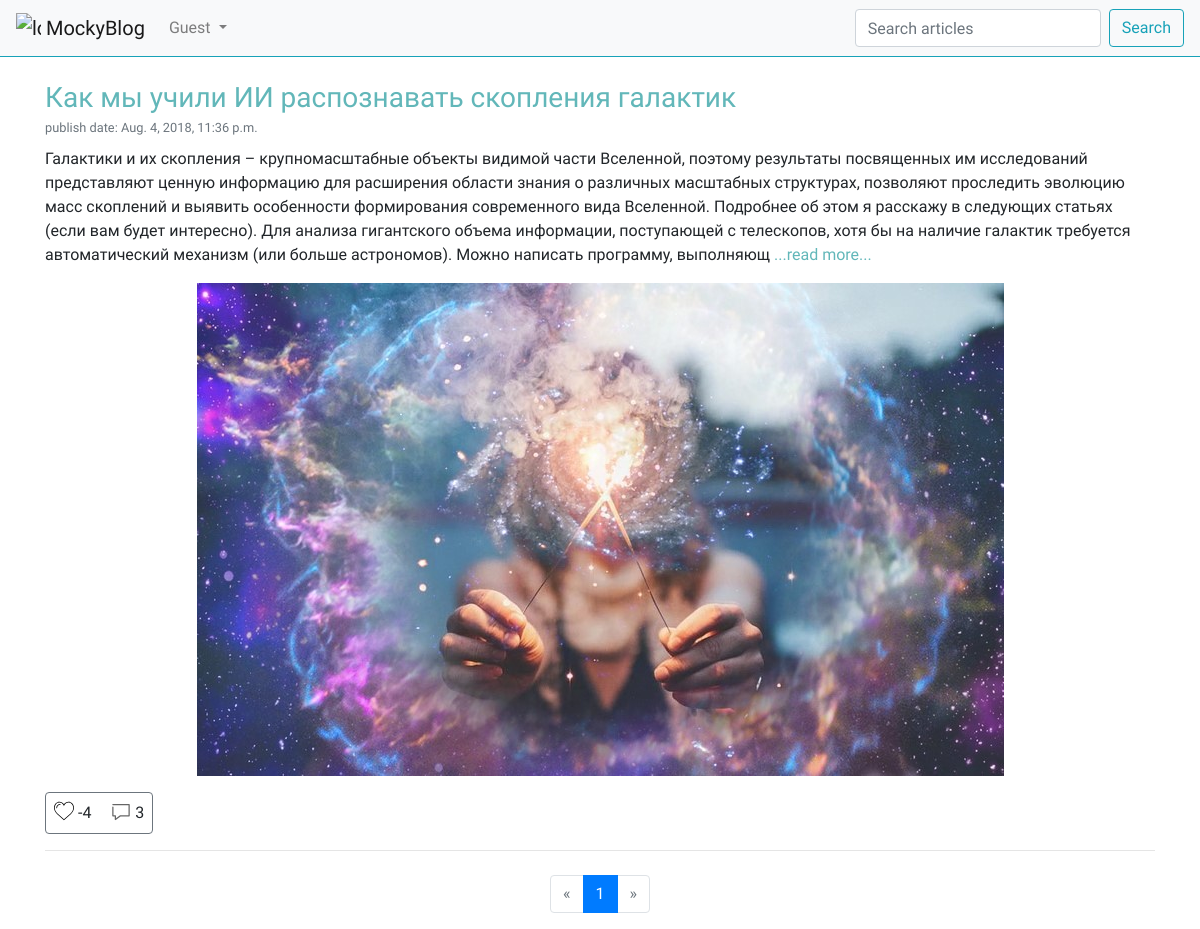
Before: / with the older database file.
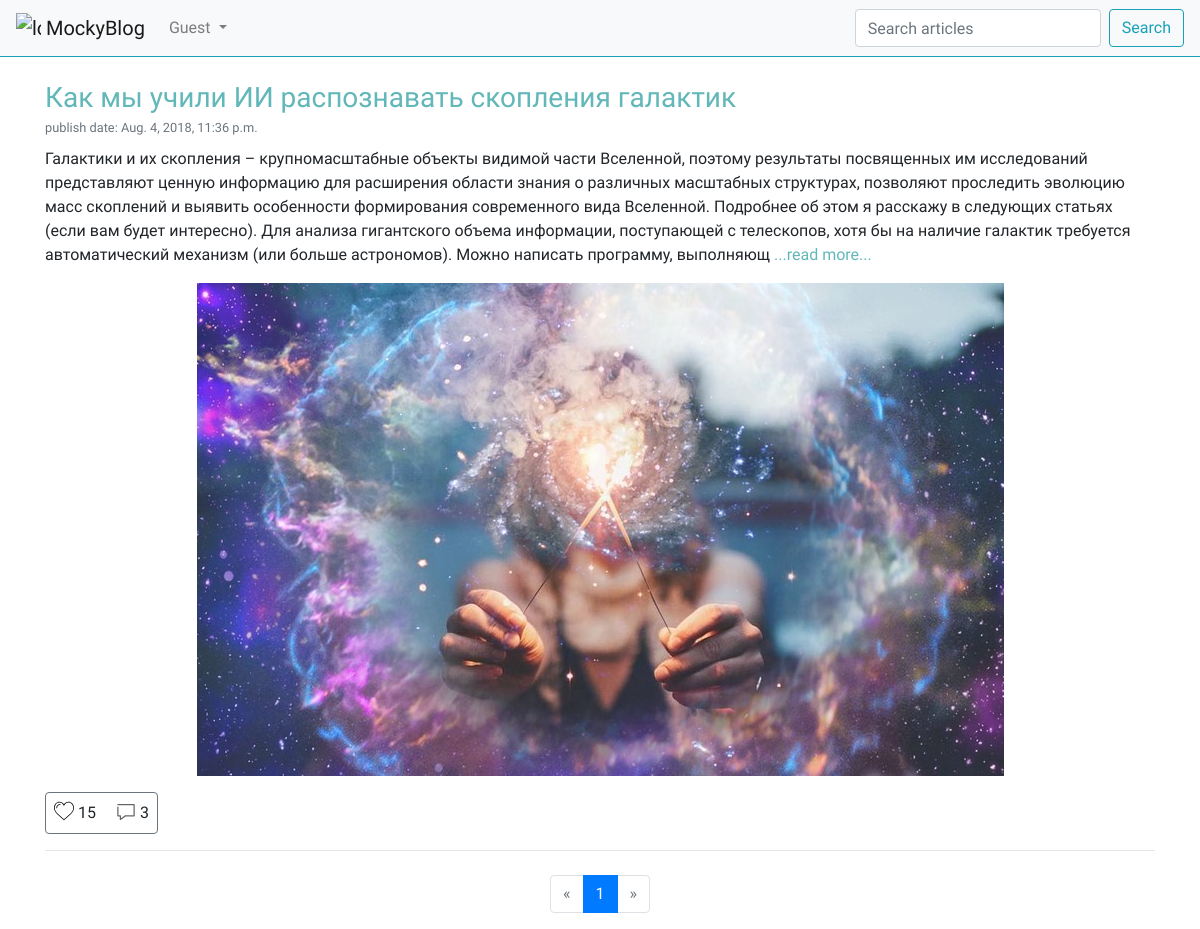
After: the same page with the newer database file.
### article/models.py (models this page shows, shortened)
class Article(models.Model):
    class Meta:
        db_table = "Article"
    article_title = models.CharField(max_length=200)
    article_text = models.TextField()
    article_date = models.DateTimeField(null=True)
    article_likes = models.IntegerField(default=0)
    article_image = models.ImageField(null=True, blank=False, upload_to="images/",
                                      verbose_name="image")

### article/views.py (the view)
# urls.py: url(r'^page/(\d+)/$', views.articles, name="post_with_pages"),
def articles(request, page_number=1):
    all_articles = Article.objects.all()[::-1]
    current_page = Paginator(all_articles, 3)
    return render(request, template_name='article/articles.html',
                  context={
                      'articles': current_page.page(page_number),
                      'user': auth.get_user(request),
                      'cookies': request.COOKIES
                  })

### article/templatetags/poll_extras.py (called while the page is built)
@register.filter(name='get_comments_length')
def get_comments_length(value):
    obj = len(Comment.objects.filter(comments_article=value))
    return obj

@register.filter(name='format_str')
def format_str(value, username):
    return "{0}:{1}".format(value, username)

@register.filter(name='is_liked')
def is_liked(value, cookies_val):
    return True if str(value) in cookies_val else False

### article/templates/article/articles.html (shortened to what the changed rows need)
{% extends 'index.html' %}
{% load static %}
{% load poll_extras %}
{% block article %}
    <main>
        {% if search_res %}
            <div class="container mt-4">
                {% for article in search_res %}
                    <h3 class="mb-0 pb-0">
                        <a style="color: #62B7B9" href="/article/{{ article.id }}/">{{ article.article_title }}</a>
                    </h3>
                    <small class="text-muted mt-0 pt-0">publish date: {{ article.article_date }}</small>
                    <div class="article_text mt-2 mb-0">
                        {% if article.article_text|length < 600 %}
                            <p> {{ article.article_text }}</p>
                        {% else %}
                            <p>
                                {{ article.article_text|slice:"0:600" }}
                                <a style="color: #62B7B9" href="/article/{{ article.id }}/">...read more...</a>
                            </p>
                        {% endif %}
                    </div>
                    <div class="d-flex justify-content-center article_image">
                        <img style="max-width: 100%;height: auto;" src="{{ article.article_image.url }}" alt="">
                    </div>
                    <div class="border border-secondary rounded mt-3 px-2 py-2" style="width: fit-content">
                        {% if request.user.username %}
                            <a class="" style="text-decoration: none" href="/article/addlike/{{ article.id }}/">
                                {% if article.id|format_str:request.user.username|is_liked:request.COOKIES %}
                                    <img style="margin-top: -4px;" src="{% static "liked.svg" %}" alt="likes" width="20">
                                {% else %}
                                    <img style="margin-top: -4px;" src='{% static "likes.svg" %}' width="20" alt="likes">
                                {% endif %}
                            </a>
                            {{ article.article_likes }}
                            <div class="d-inline ml-3">
                            <img style="opacity: 0.6;margin-top: -3px;" src="{% static "comments.svg" %}" width="20"
                                 alt="">
                            {{ article.id|get_comments_length }}
                        </div>
                        {% else %}
                            {% if article.id|format_str:request.user.username|is_liked:request.COOKIES %}
                                <img style="margin-top: -4px;" src="{% static "liked.svg" %}" alt="likes" width="20">
                            {% else %}
                                <img style="margin-top: -4px;" src='{% static "likes.svg" %}' width="20" alt="likes">
                            {% endif %}
                            {{ article.article_likes }}
                            <div class="d-inline ml-3">
                            <img style="opacity: 0.6;margin-top: -3px;" src="{% static "comments.svg" %}" width="20"
                                 alt="">
                            {{ article.id|get_comments_length }}
                        </div>
                        {% endif %}
                    </div>
                    <hr>
                {% endfor %}
            </div>
            <div class="container mt-4">
                <nav aria-label="Page navigation">
                    <ul class="pagination justify-content-center">
                        {% if search_res.has_previous %}
                            <li class="page-item">
                                <a class="page-link" href="/find/{{ search_res.previous_page_number }}/?q={{ q }}"
                                   aria-label="Previous">
                                    <span aria-hidden="true">&laquo;</span>
                                    <span class="sr-only">Previous</span>
                                </a>
                            </li>
                        {% else %}
                            <li class="page-item disabled">
                                <a class="page-link" href="" aria-label="Previous">
                                    <span aria-hidden="true">&laquo;</span>
                                    <span class="sr-only">Previous</span>
                                </a>
                            </li>
                        {% endif %}
                        {% for page in search_res.paginator.page_range %}
                            {% if page == search_res.number %}
                                <li class="page-item active">
                                    <a class="page-link" href="/find/{{ page }}//?q={{ q }}">
                                        {{ page }}
                                        <span class="sr-only">(current)</span>
                                    </a>
                                </li>
                            {% else %}
                                <li class="page-item"><a href="/find/{{ page }}/?q={{ q }}"
                                                         class="page-link">{{ page }}</a></li>
                            {% endif %}
                        {% endfor %}
                        {% if search_res.has_next %}
                            <li class="page-item">
                                <a class="page-link"
                                   href="/find/{{ search_res.next_page_number }}/?q={{ q }}">&raquo;</a>
                            </li>
                        {% else %}
                            <li class="page-item disabled">
                                <a class="page-link" href="">&raquo;</a>
                            </li>
                        {% endif %}
                    </ul>
                </nav>
            </div>
        {% else %}
            <div class="container mt-4">
                {% for article in articles %}
                    <h3 class="mb-0 pb-0">
                        <a style="color: #62B7B9" href="/article/{{ article.id }}/">{{ article.article_title }}</a>
                    </h3>
                    <small class="text-muted mt-0 pt-0">publish date: {{ article.article_date }}</small>
                    <div class="article_text mt-2 mb-0">
                        {% if article.article_text|length < 600 %}
                            <p> {{ article.article_text }}</p>
                        {% else %}
                            <p>
                                {{ article.article_text|slice:"0:600" }}
                                <a style="color: #62B7B9" href="/article/{{ article.id }}">...read more...</a>
                            </p>
                        {% endif %}
                    </div>
                    <div class="d-flex justify-content-center article_image">
                        <img style="max-width: 100%;height: auto;" src="{{ article.article_image.url }}" alt="">
                    </div>
                    <div class="border border-secondary rounded mt-3 px-2 py-2" style="width: fit-content">
                        {% if request.user.username %}
                            <a class="" style="text-decoration: none" href="/article/addlike/{{ article.id }}/">
                                {% if article.id|format_str:request.user.username|is_liked:request.COOKIES %}
                                    <img style="margin-top: -4px;" src="{% static "liked.svg" %}" alt="likes" width="20">
                                {% else %}
                                    <img style="margin-top: -4px;" src='{% static "likes.svg" %}' width="20" alt="likes">
                                {% endif %}
                            </a>
                            {{ article.article_likes }}
                            <div class="d-inline ml-3">
                            <img style="opacity: 0.6;margin-top: -3px;" src="{% static "comments.svg" %}" width="20"
                                 alt="">
                            {{ article.id|get_comments_length }}
                        </div>
                        {% else %}
                            {% if article.id|format_str:request.user.username|is_liked:request.COOKIES %}
                                <img style="margin-top: -4px;" src="{% static "liked.svg" %}" alt="likes" width="20">
                            {% else %}
                                <img style="margin-top: -4px;" src='{% static "likes.svg" %}' width="20" alt="likes">
                            {% endif %}
                            {{ article.article_likes }}
                            <div class="d-inline ml-3">
                            <img style="opacity: 0.6;margin-top: -3px;" src="{% static "comments.svg" %}" width="20"
                                 alt="">
                            {{ article.id|get_comments_length }}
                        </div>
                        {% endif %}
                    </div>
                    <hr>
                {% endfor %}
            </div>
        {% endif %}
    </main>
{% endblock %}

Changed rows visible on the page:
changed Article "Как мы учили ИИ распознавать скопления галактик": article_likes "-4" → "15"
